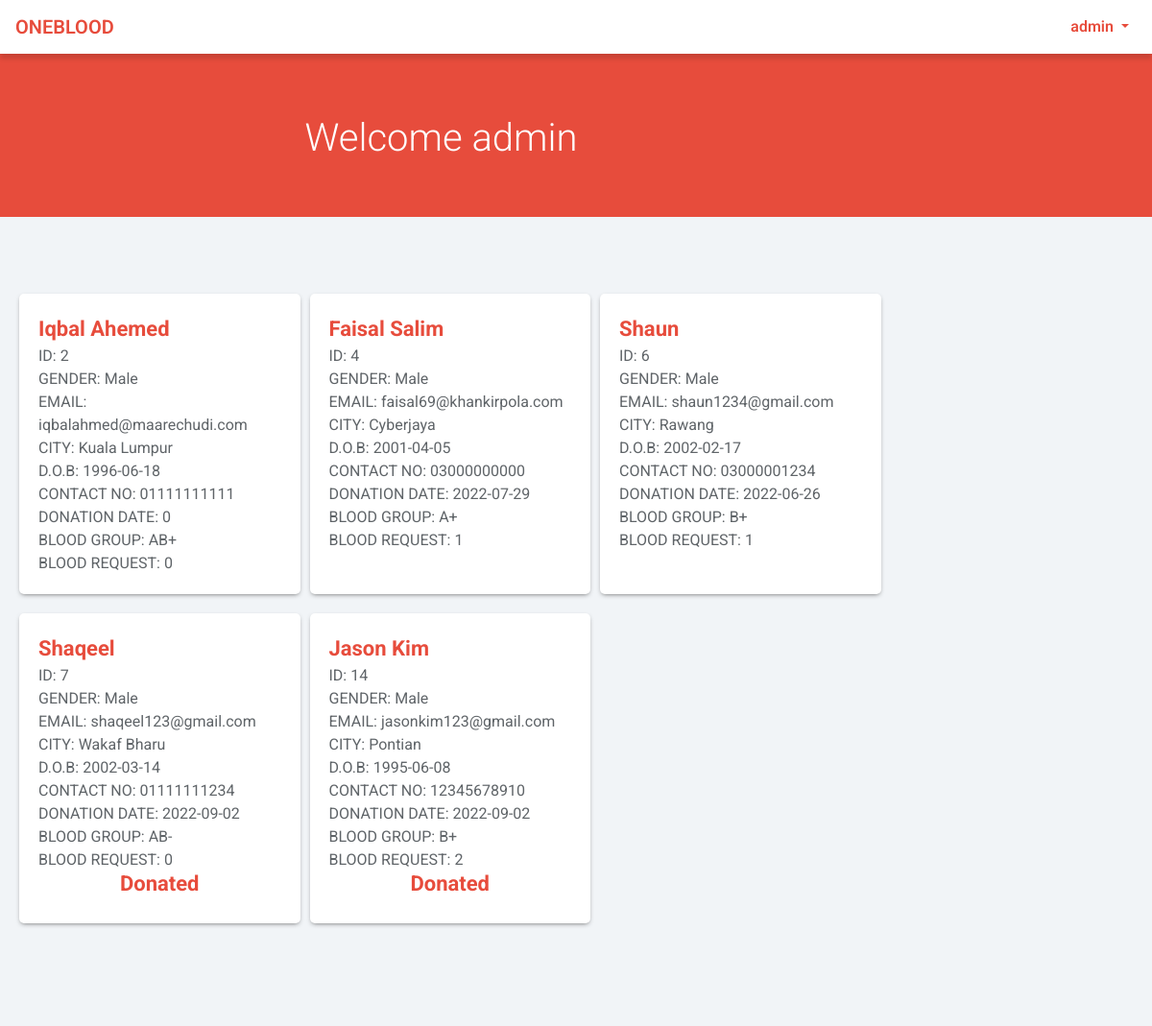
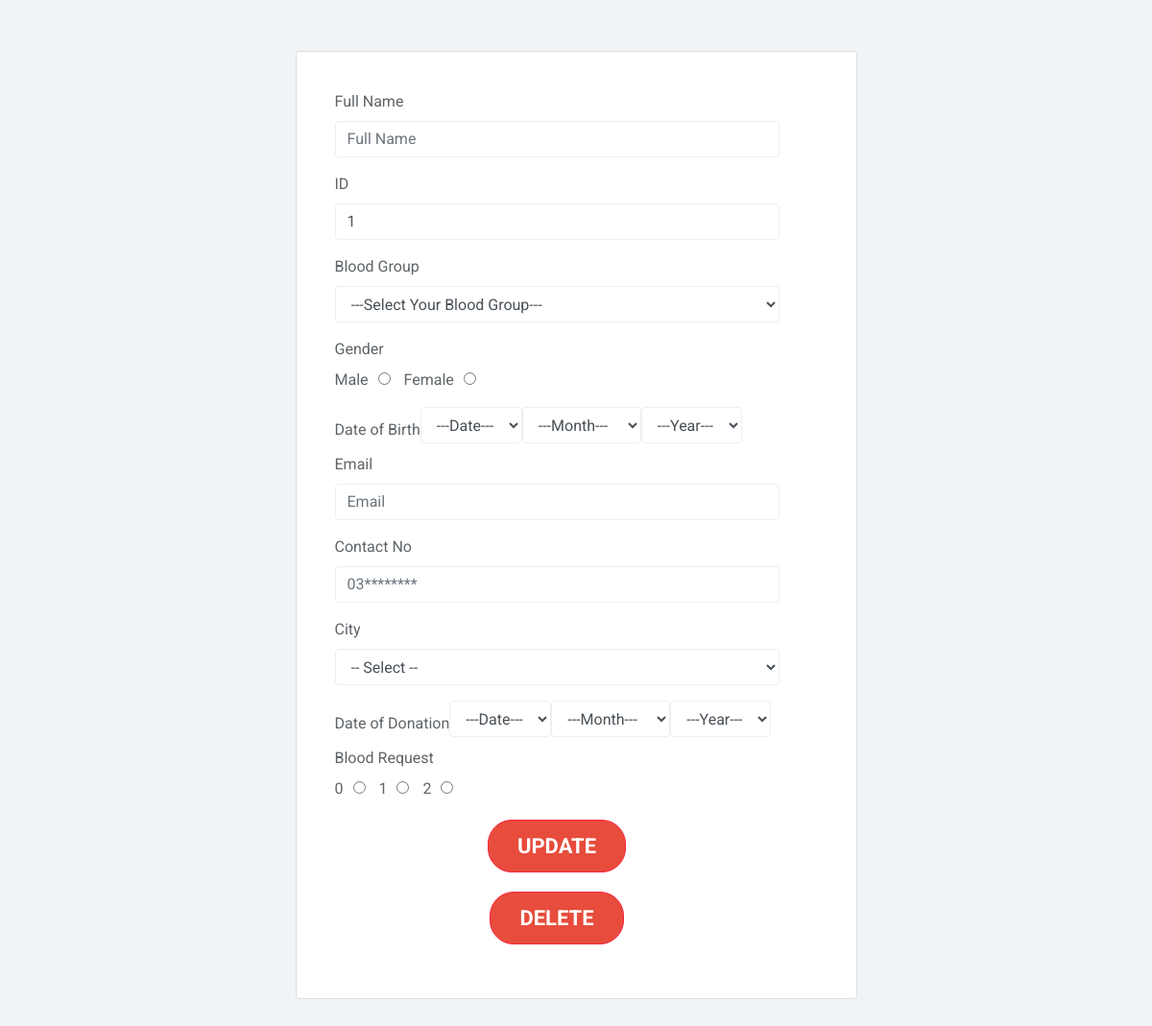
The app's page /admin/panel.php (signed in) with its own data (2 pictures, top to bottom).
### tables this page shows
CREATE TABLE donor (
  id int(11) NOT NULL PRIMARY KEY,
  name varchar(50) NOT NULL,
  gender varchar(10) NOT NULL,
  email varchar(50) NOT NULL,
  city varchar(50) NOT NULL,
  dob varchar(20) NOT NULL,
  contact_no varchar(16) NOT NULL,
  save_life_date varchar(20) NOT NULL,
  password varchar(100) NOT NULL,
  blood_group varchar(10) NOT NULL,
  request enum('0', '1', '2')
);

### admin/panel.php (the view, shortened to what this page needs)
<?php
	include 'include/header.php';
		if(isset($_SESSION['admin_id']) && !empty($_SESSION['admin_id'])){
?>
<div class="container-fluid red-background size">
	<div class="row">
		<div class="col-md-6 offset-md-3">
			<h1 class="text-center">Welcome <?php if(isset($_SESSION['username'])) echo $_SESSION['username']; ?></h1>
		</div>
	</div>
</div>
<div class="container" style="padding: 60px 0;">
	<div class="row data">
		<?php
			$sql = "SELECT * FROM donor";
			$result = mysqli_query($connection, $sql);
			if(mysqli_num_rows($result)>0){
				while($row = mysqli_fetch_assoc($result)){
					if($row['save_life_date']=='0'){
							echo '
						<div class="col-md-3 col-sm-12 col-lg-3 donors_data">
							<span class="name">'.$row['name'].'</span>
							<span>ID: '.$row['id'].'</span>
							<span>GENDER: '.$row['gender'].'</span>
							<span>EMAIL: '.$row['email'].'</span>
							<span>CITY: '.$row['city'].'</span>
							<span>D.O.B: '.$row['dob'].'</span>
							<span>CONTACT NO: '.$row['contact_no'].'</span>
							<span>DONATION DATE: '.$row['save_life_date'].'</span>
							<span>BLOOD GROUP: '.$row['blood_group'].'</span>
							<span>BLOOD REQUEST: '.$row['request'].'</span>
						</div>
							';
					}else{
							$date = $row['save_life_date'];
							$start = date_create("$date");
							$end = date_create();
							$diff  = date_diff( $start, $end );
									$diffMonth = $diff->m;
									if( $diffMonth >=3){
											echo '
										<div class="col-md-3 col-sm-12 col-lg-3 donors_data">
											<span class="name">'.$row['name'].'</span>
											<span>ID: '.$row['id'].'</span>
											<span>GENDER: '.$row['gender'].'</span>
											<span>EMAIL: '.$row['email'].'</span>
											<span>CITY: '.$row['city'].'</span>
											<span>D.O.B: '.$row['dob'].'</span>
											<span>CONTACT NO: '.$row['contact_no'].'</span>
											<span>DONATION DATE: '.$row['save_life_date'].'</span>
											<span>BLOOD GROUP: '.$row['blood_group'].'</span>
											<span>BLOOD REQUEST: '.$row['request'].'</span>
										</div>
											';
									}else{
										echo '
						<div class="col-md-3 col-sm-12 col-lg-3 donors_data">
							<span class="name">'.$row['name'].'</span>
							<span>ID: '.$row['id'].'</span>
							<span>GENDER: '.$row['gender'].'</span>
							<span>EMAIL: '.$row['email'].'</span>
							<span>CITY: '.$row['city'].'</span>
							<span>D.O.B: '.$row['dob'].'</span>
							<span>CONTACT NO: '.$row['contact_no'].'</span>
							<span>DONATION DATE: '.$row['save_life_date'].'</span>
							<span>BLOOD GROUP: '.$row['blood_group'].'</span>
							<span>BLOOD REQUEST: '.$row['request'].'</span>
							<h4 class="name text-center">Donated</h4>
						</div>
							';
									}
					}
				}
			}
		?>
	</div>
</div>
<div class="container" style="padding: 60px 0;">
	<div class="row">
		<div class=" card col-md-6 offset-md-3">
			<div class="panel panel-default" style="padding: 20px;">
				<form class="form-group" action="" method="post" novalidate="">
					<div class="form-group">
            			<label for="fullname">Full Name</label>
            			<input type="text" name="name" id="fullname" placeholder="Full Name" required pattern="[A-Za-z/\s]+" title="Only lower and upper case and space" class="form-control">
          			</div>
					<div class="form-group">
						<label for="id">ID</label>
						<input type="number" name="id" id="ID" placeholder="" class="form-control" value="1">
					</div>
					<div class="form-group">
              			<label for="name">Blood Group</label><br>
              			<select class="form-control demo-default" id="blood_group" name="blood_group" required>
							<option value="">---Select Your Blood Group---</option>
              			</select>
					</div>
          			<div class="form-group">
						<label for="gender">Gender</label><br>
						Male<input type="radio" name="gender" id="gender" value="Male" style="margin-left:10px; margin-right:10px; <?php if(!isset($_POST['gender'])) {?> checked <?php } ?>">
						Female<input type="radio" name="gender" id="gender" value="Female" style="margin-left:10px;">
            		</div>
            		<div class="form-inline">
              			<label for="dob">Date of Birth</label><br>
              				<select class="form-control demo-default" id="day" name="dayDOB" style="margin-bottom:10px;" required>
								<option value="">---Date---</option>
              				</select>
							<select class="form-control demo-default" name="monthDOB" id="month" style="margin-bottom:10px;" required>
                				<option value="">---Month---</option>
              				</select>
							<select class="form-control demo-default" id="year" name="yearDOB" style="margin-bottom:10px;" required>
								<option value="">---Year---</option>
              				</select>
					</div>
					<div class="form-group">
						<label for="fullname">Email</label>
						<input type="text" name="email" id="email" placeholder="Email" pattern="[a-z0-9._%+-]+@[a-z0-9.-]+\.[a-z]{2,4}$" title="Please write correct email" class="form-control" value="<?php if(isset($email)) echo $email; ?>">
					</div>
          			<div class="form-group">
						<label for="contact_no">Contact No</label>
						<input type="text" name="contact_no" placeholder="03********" class="form-control" required pattern="^\d{11}$" title="11 numeric characters only" maxlength="11" value="<?php if(isset($contact_no)) echo $contact_no; ?>">
					</div>
					<div class="form-group">
						<label for="city">City</label>
						<select name="city" id="city" class="form-control demo-default" required>
							<option value="">-- Select --</option><optgroup title="Johor" label="&raquo; Johor"> <?php if(isset($city))  echo '<option selected="" value="'.$city.'">'.$city.'</option>'; ?></optgroup>
						</select>
					</div>
					<div class="form-inline">
              			<label for="donation">Date of Donation</label><br>
              			<select class="form-control demo-default" id="day" name="dayDon" style="margin-bottom:10px;" required>
							<option value="0">---Date---</option>
              			</select>
						<select class="form-control demo-default" name="monthDon" id="month" style="margin-bottom:10px;" required>
							<option value="0">---Month---</option>
						</select>
						<select class="form-control demo-default" id="year" name="yearDon" style="margin-bottom:10px;" required>
							<option value="0">---Year---</option>
						</select>
					</div>
					<div class="form-group">
						<label for="request">Blood Request</label><br>
						0<input type="radio" name="req" id="req" value="0" style="margin-left:10px; margin-right:10px; <?php if(!isset($_POST['req'])) {?> checked <?php } ?>">
						1<input type="radio" name="req" id="req" value="1" style="margin-left:10px; margin-right:10px;">
						2<input type="radio" name="req" id="req" value="2" style="margin-left:10px;">
            		</div>
					<div class="form-group">
						<input style="margin-top: 20px;" type="submit" name="update" class="btn btn-lg btn-danger center-aligned" value="UPDATE"/>
						<input style="margin-top: 20px;" type="submit" name="delete" class="btn btn-lg btn-danger center-aligned" value="DELETE"/>
					</div>
				</div>
			</div>
		</div>
	</div>
<?php
}else{
	header("Location: ../index.php");
	}
?>

### css/custom.css (style rules this page uses)
@media (min-width: 768px) { .form-group { text-align: center; } }
.red-background { background-color: #e74c3c; min-height: 460px; height: auto; padding: 10px }
.form-group { padding-right: 20px; }
.btn-danger { background-color: #e74c3c; border-radius: 25px; padding: 10px 30px; font-size: 22px; font-weight: 700; }
.center-aligned { display: table; margin: 0 auto; }
.card { width: 350px; padding: 20px; margin-top: 40px; margin-bottom: 40px; }

### css/styles.css (style rules this page uses)
h1, h2, h3, h4, h5, h6 { color: #5f6468; }
h1 { font-weight: 300; font-size: 40px; }
h3, h4 { font-weight: 300; }
.form-control { border: 1px solid #eee; box-shadow: none; }
.btn-danger, .btn-danger:hover, .btn-danger:focus, .btn-danger:active, .btn-danger.active, .open > .dropdown-toggle.btn-danger, .btn-danger.disabled, .btn-danger[disabled], fieldset[disabled] .btn-danger, .btn-danger.disabled:hover, .btn-danger[disabled]:hover, fieldset[disabled] .btn-danger:hover, .btn-danger.disabled:focus, .btn-danger[disabled]:focus, fieldset[disabled] .btn-danger:focus, .btn-danger.disabled:active, .btn-danger[disabled]:active, fieldset[disabled] .btn-danger:active, .btn-danger.disabled.active, .btn-danger[disabled].active, fieldset[disabled] .btn-danger.active { background-color: #f9243f; border-color: #f9243f; }
.panel { border: 0; }
.btn-danger { background-color: #e74c3c; border-radius: 25px; padding: 10px 30px; font-size: 22px; font-weight: 700; }
.center-aligned { display: table; margin: 0 auto; }

### admin/panel.php (style rules this page uses)
h1 { display: inline-block; padding: 10px; color: white; text-align: center; }
.size { min-height: 0px; padding: 60px 0px 40px 300px; }
.size { min-height: 0px; padding: 60px 0 40px 0; }
.form-group { text-align: left; }
span { display: block; }
.name { color: #e74c3c; font-size: 22px; font-weight: 700; }
.donors_data { background-color: white; border-radius: 5px; margin:20px 5px 0px 5px; -webkit-box-shadow: 0px 2px 5px -2px rgba(89,89,89,0.95); -moz-box-shadow: 0px 2px 5px -2px rgba(89,89,89,0.95); box-shadow: 0px 2px 5px -2px rgba(89,89,89,0.95); padding: 20px; }

### records on screen
donor: name "Iqbal Ahemed", id "2", gender "Male", email "iqbalahmed@maarechudi.com", city "Kuala Lumpur", dob "1996-06-18", contact_no "01111111111", save_life_date "0", blood_group "AB+", request "0"
donor: name "Faisal Salim", id "4", gender "Male", email "faisal69@khankirpola.com", city "Cyberjaya", dob "2001-04-05", contact_no "03000000000", save_life_date "2022-07-29", blood_group "A+", request "1"
donor: name "Shaun", id "6", gender "Male", email "shaun1234@gmail.com", city "Rawang", dob "2002-02-17", contact_no "03000001234", save_life_date "2022-06-26", blood_group "B+", request "1"
donor: name "Shaqeel", id "7", gender "Male", email "shaqeel123@gmail.com", city "Wakaf Bharu", dob "2002-03-14", contact_no "01111111234", save_life_date "2022-09-02", blood_group "AB-", request "0"
donor: name "Jason Kim", id "14", gender "Male", email "jasonkim123@gmail.com", city "Pontian", dob "1995-06-08", contact_no "12345678910", save_life_date "2022-09-02", blood_group "B+", request "2"

### other values on screen
$_SESSION['username'] "admin"
